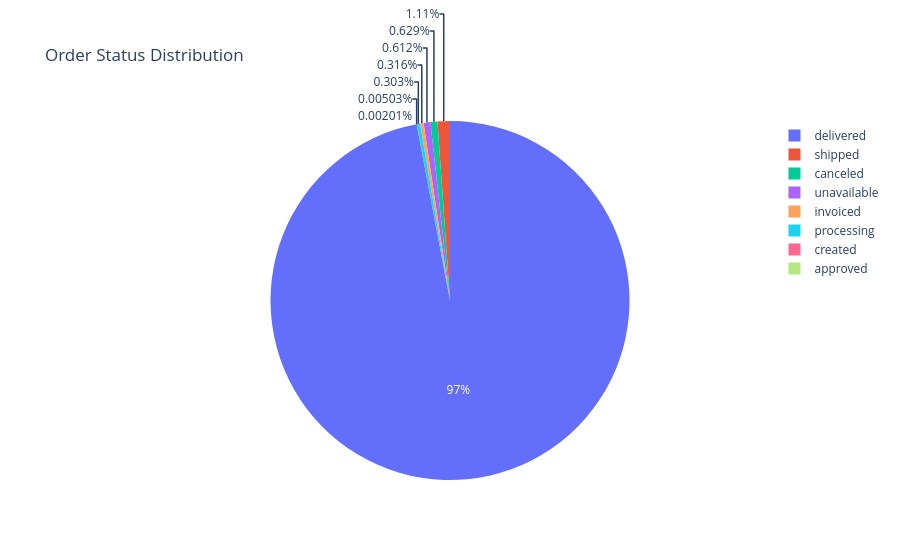

The code cell stored with this chart in its notebook:
### Code cell
# 2. How do order statuses vary across the business?

fig = px.pie(names=df['order_status'].value_counts().index,
             values=df['order_status'].value_counts().values,
             title='Order Status Distribution')

fig.show()

### Figure 1 — Plotly figure (JSON) as saved in the notebook; plotly's stock layout.template omitted (floating-point values rounded to 4 significant figures)
{"data": [{"domain": {"x": [0, 1], "y": [0, 1]}, "hovertemplate": "label=%{label}<br>value=%{value}<extra></extra>", "labels": ["delivered", "shipped", "canceled", "unavailable", "invoiced", "processing", "created", "approved"], "legendgroup": "", "name": "", "showlegend": true, "type": "pie", "values": [96478, 1107, 625, 609, 314, 301, 5, 2]}], "layout": {"legend": {"tracegroupgap": 0}, "title": {"text": "Order Status Distribution"}}}
